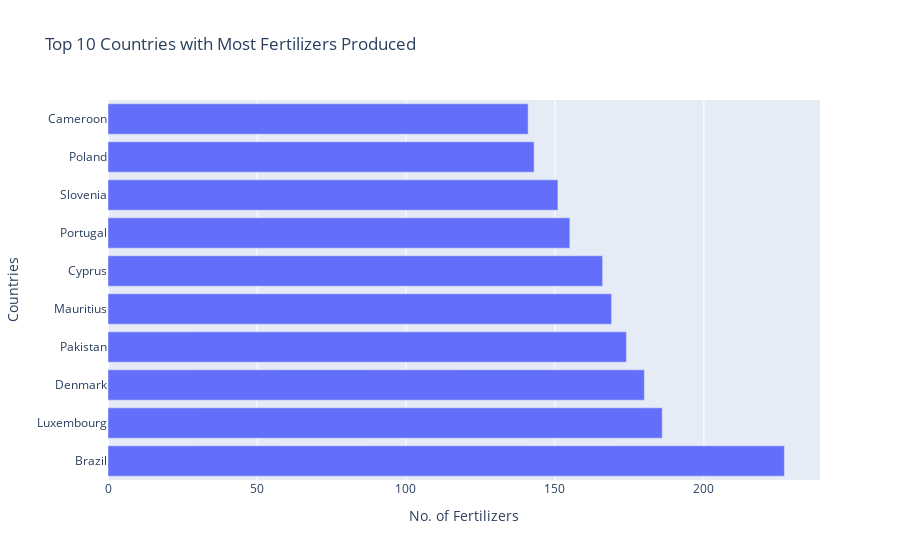

Notebook code for this chart:
### Markdown cell above
### Top 10 Countries - Production Use

### Code cell
df_prod = df[df["element"] == "Production"]

df_prod = df_prod.area.value_counts().head(10).reset_index()
df_prod = df_prod.rename(columns = {'index':'Countries','area':'No. of Fertilizers'})
fig = px.bar(df_prod, x = 'No. of Fertilizers', y= 'Countries', orientation='h', title = 'Top 10 Countries with Most Fertilizers Produced')
fig.show()

### Figure 1 — Plotly figure (JSON) as saved in the notebook; plotly's stock layout.template omitted (floating-point values rounded to 4 significant figures)
{"data": [{"alignmentgroup": "True", "hovertemplate": "No. of Fertilizers=%{x}<br>Countries=%{y}<extra></extra>", "legendgroup": "", "marker": {"color": "#636efa"}, "name": "", "offsetgroup": "", "orientation": "h", "showlegend": false, "textposition": "auto", "type": "bar", "x": [227, 186, 180, 174, 169, 166, 155, 151, 143, 141], "xaxis": "x", "y": ["Brazil", "Luxembourg", "Denmark", "Pakistan", "Mauritius", "Cyprus", "Portugal", "Slovenia", "Poland", "Cameroon"], "yaxis": "y"}], "layout": {"barmode": "relative", "legend": {"tracegroupgap": 0}, "title": {"text": "Top 10 Countries with Most Fertilizers Produced"}, "xaxis": {"anchor": "y", "domain": [0, 1], "title": {"text": "No. of Fertilizers"}}, "yaxis": {"anchor": "x", "domain": [0, 1], "title": {"text": "Countries"}}}}
